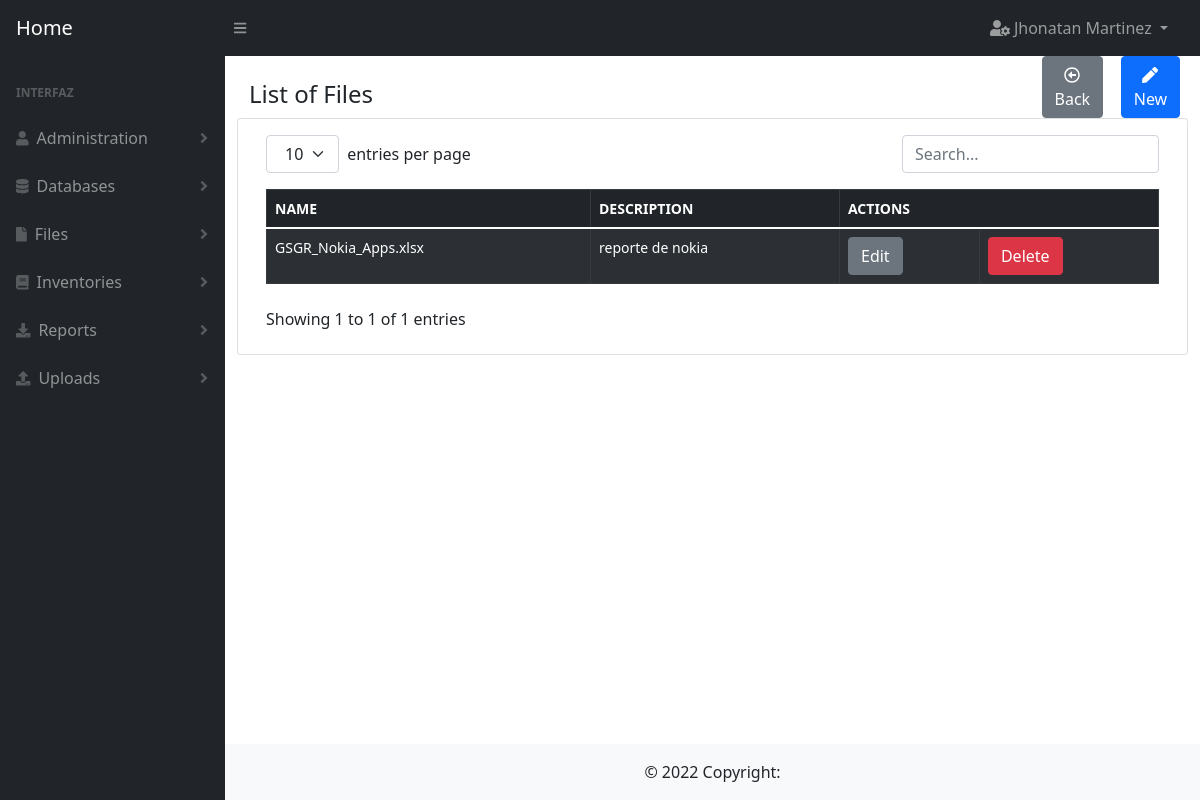
Before: /file (signed in) with the older database file.
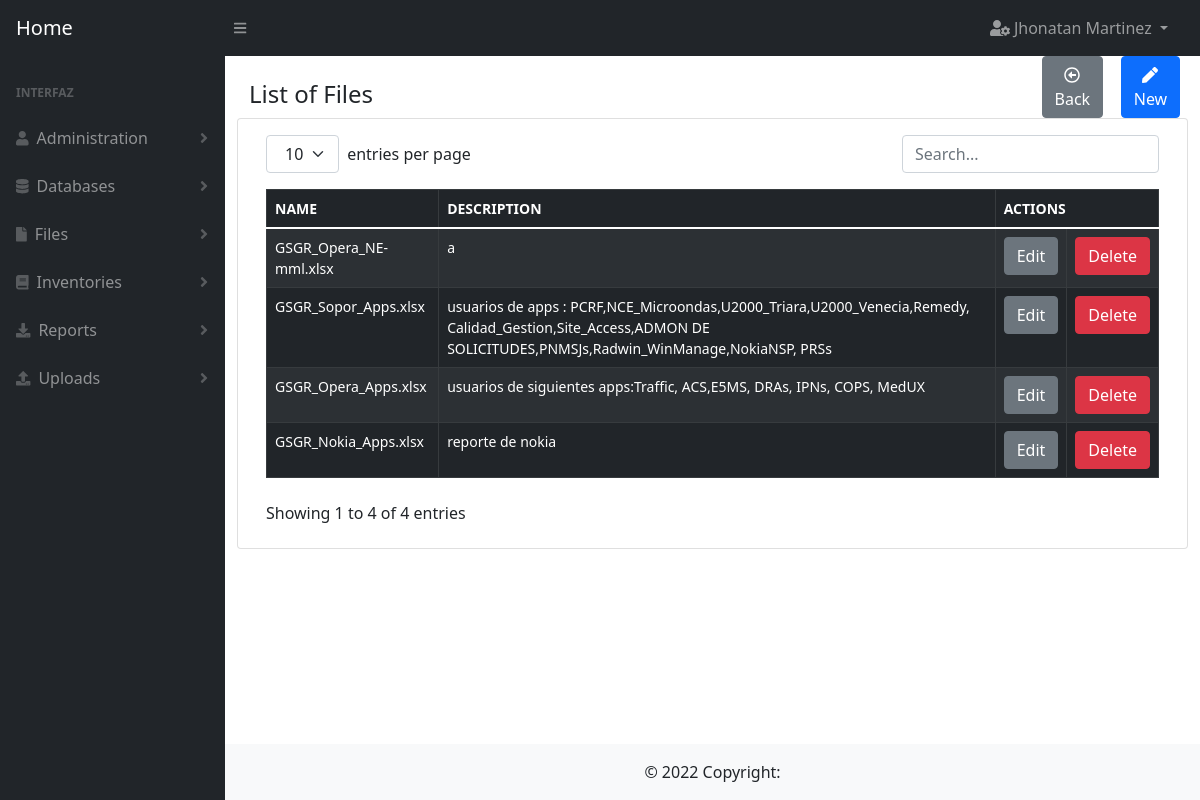
After: the same page with the newer database file.
### file/models.py (models this page shows)
class File(db.Model):
    __tablename__ = 'files'
    id = db.Column(db.Integer, primary_key=True)
    name = db.Column(db.String(100), unique=True)
    description = db.Column(db.String(1000))
    columns = db.Column(db.String(1000))
    created_at = db.Column(db.DateTime, default=datetime.datetime.now)

### file/routes.py (the view)
@file.route(routes["index"])
@decorator(page=pages["index"])
def index():
    try:
        data = organize_data(data_model=models.File.query.order_by(models.File.id.desc()).all(),
                             show_columns=['id', 'name', 'description'])
        return render_template(templates["index"],
                               object_list=data)
    except Exception as exc:
        return show_error(pages["index"] + ': ' + str(exc))

### utils/auth.py (called while the page is built)
def has_permission(page):
    can_enter = False
    try:
        user = User.query.get(session['user_id'])
        if user.is_admin:
            can_enter = True
        else:
            page_id = Page.query.filter(Page.route == page).first().id
            permissions = Permission.query.filter_by(role_id=user.role_id, page_id=page_id).first()
            if permissions is not None:
                can_enter = True
    except Exception as exc:
        error_message = 'permission.queries.has_permission: ' + str(exc)
        print("ERROR: " + error_message)
    finally:
        return can_enter

def decorator(page, url='index'):
    def _permissions(function):
        @wraps(function)
        def new_function(*args, **kwargs):
            if not has_permission(page=page):
                return show_message(id=1,
                                    url=url)
            return function(*args, **kwargs)
        return new_function
    return _permissions

### templates/file/index.html
{% extends 'base/index_forms.html' %}
{% block title%}
List of Files
{% endblock%}
{% block button_new%}
    onclick="window.location.href='{{ url_for('file.create') }}'"
{% endblock%}
{% block table_header_actions %}
<th colspan="3">ACTIONS</th>
{% endblock %}
{% block table_rows %}
    {% for row in object_list %}
        <tr>
            {% for key, value in row.items() %}
                {% if key != 'id'%}
                    <td>
                        {{value}}
                    </td>
                {% endif %}
            {% endfor %}
            <td><a href="{{ url_for('file.edit', id=row.id) }}" type="button" class="btn btn-secondary">Edit</a></td>
            <td><a href="{{ url_for('file.delete', id=row.id) }}" type="button" class="btn btn-danger">Delete</a></td>
        </tr>
    {% endfor %}
{% endblock %}

Changed rows visible on the page:
added File: name "GSGR_Opera_NE-mml.xlsx", row "a"
added File: name "GSGR_Sopor_Apps.xlsx", description "usuarios de apps : PCRF,NCE_Microondas,U2000_Triara,U2000_Venecia,Remedy, Calidad_Gestion,Site_Access,ADMON DE SOLICITUDES,PNMSJs,Radwin_WinManage,NokiaNSP, PRSs"
added File: name "GSGR_Opera_Apps.xlsx", description "usuarios de siguientes apps:Traffic, ACS,E5MS, DRAs, IPNs, COPS, MedUX"
Other visible differences:
text written by a page script: "entries per page Showing 1 to 1 of 1 entries" → "entries per page Showing 1 to 4 of 4 entries"
